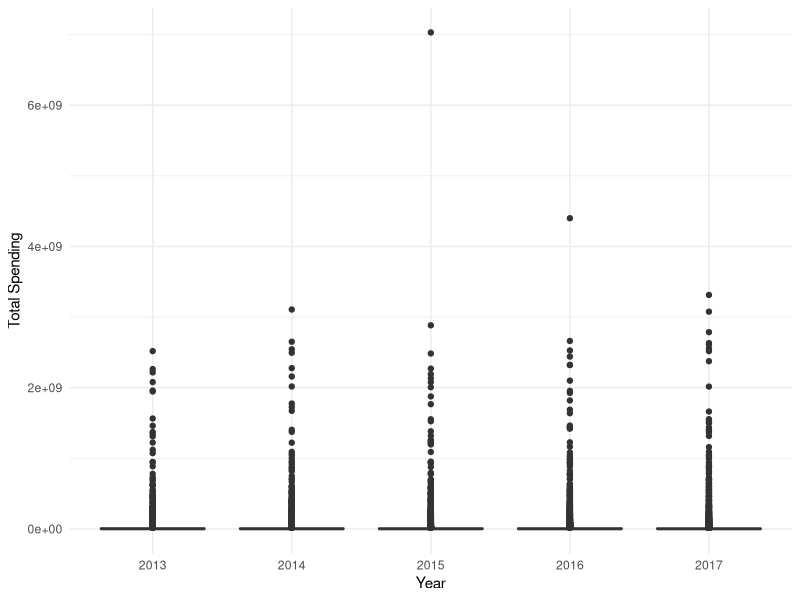
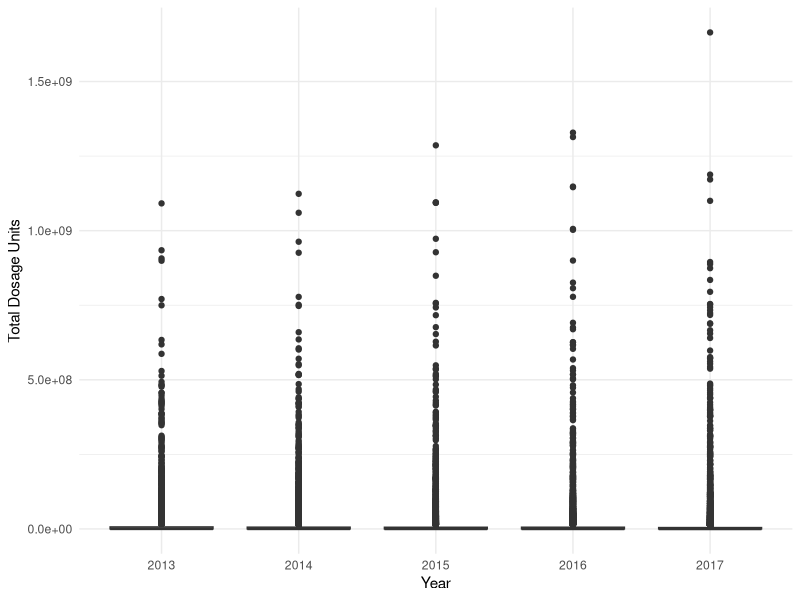
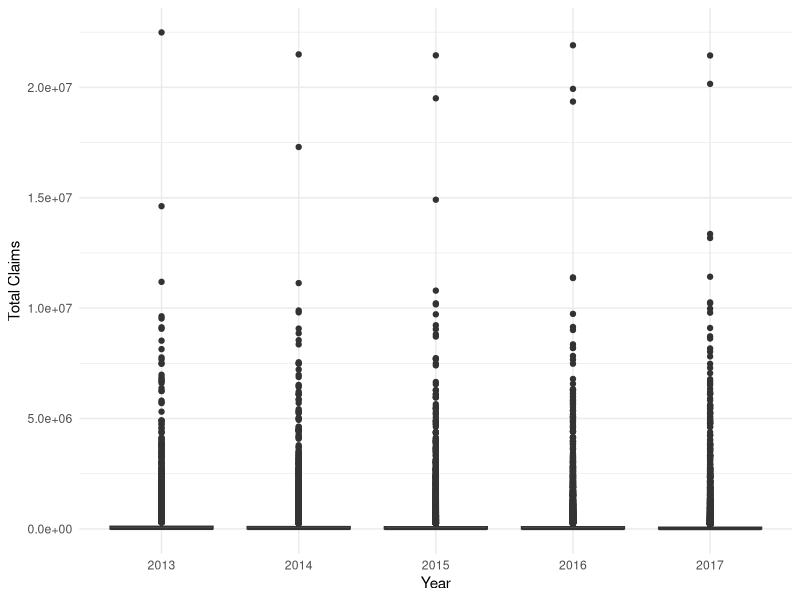
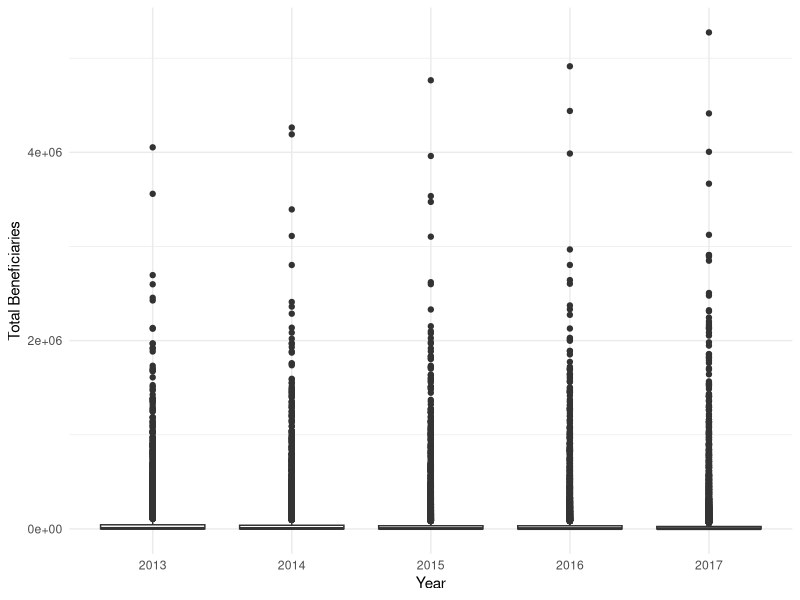
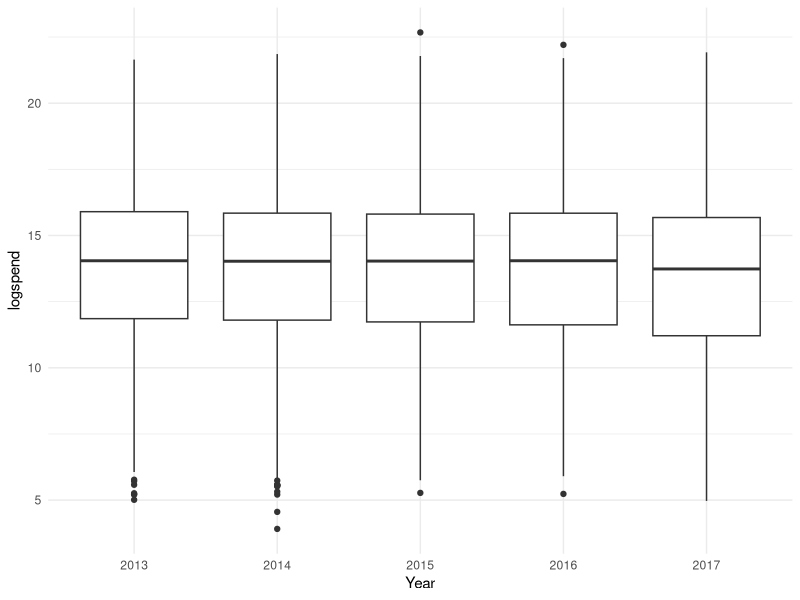
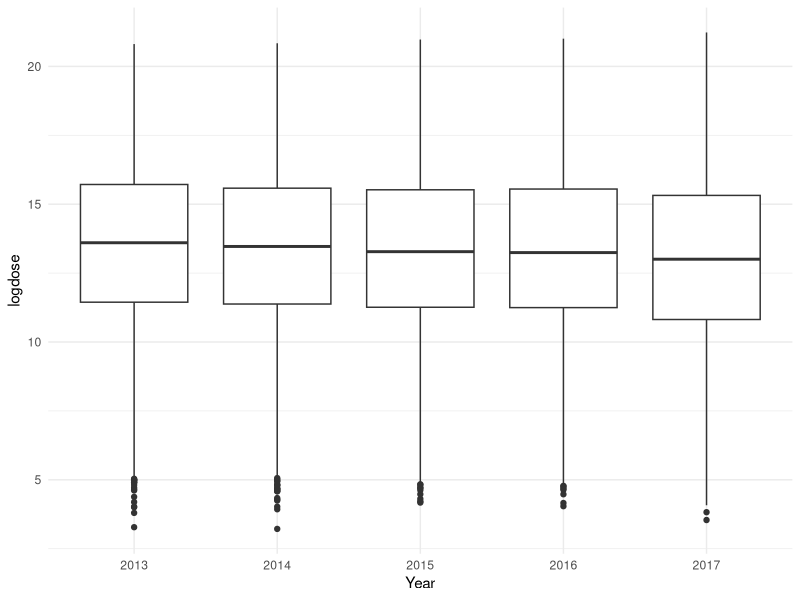
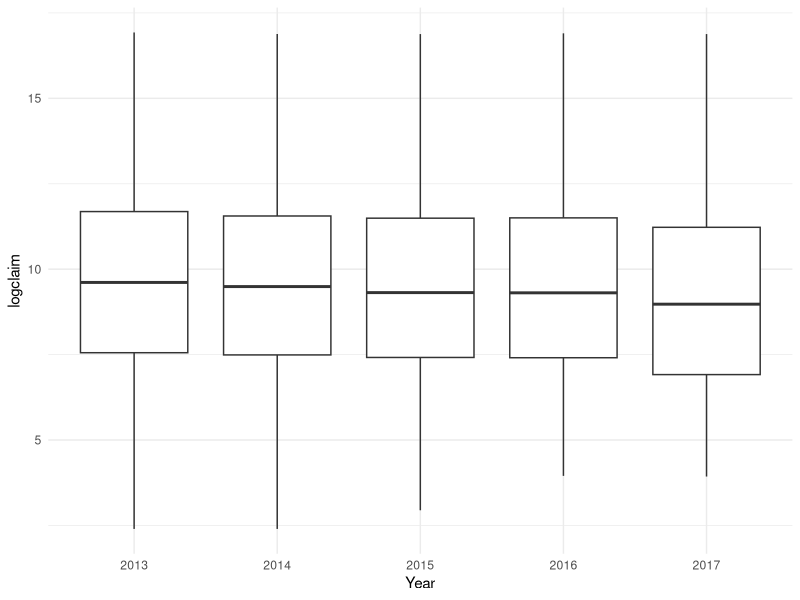
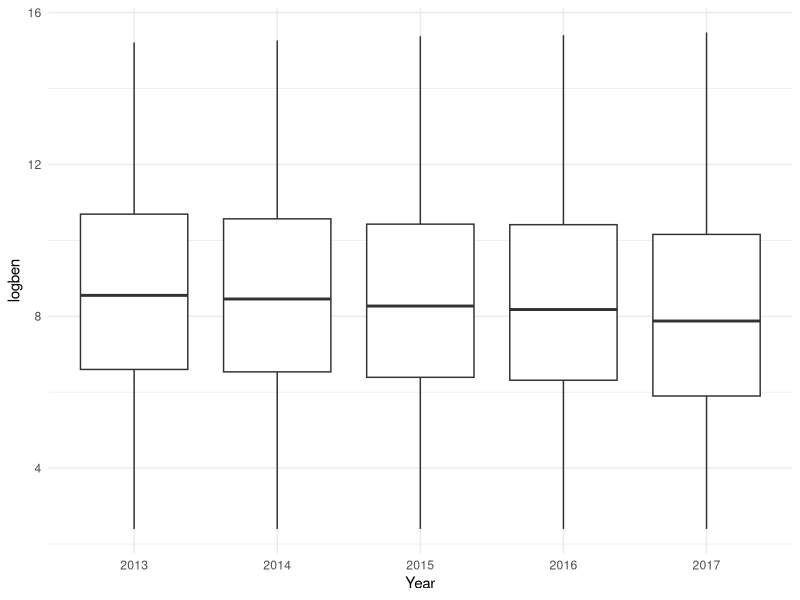

Reproduce these figures in R, in order.
## ---- chunk 1
knitr::opts_chunk$set(echo = TRUE)
## ---- chunk 2
rm(list=ls(all=T))

library(tidyverse)
library(tidyselect)
library(viridis)
library(ggthemes)
## ---- chunk 3
medicaid <- read_csv("medicaid.csv")
partb <- read_csv("medicarepartb.csv")
partd <- read_csv("medicarepartd.csv")
## ---- chunk 4
partd <- partd %>%
  mutate_at(c("Brand Name", "Generic Name", "Manufacturer", "Year"), as_factor) %>%
  na.omit(.)

colnames(partd)[6] <- "Total Claims"

partb <- partb %>%
  mutate_at(c("Medicare Billing Code (HCPCS Code)", "Brand Name", "Generic Name", "Year"), as_factor) %>%
  na.omit(.)

medicaid <- medicaid %>%
  mutate_at(c("Brand Name", "Generic Name", "Manufacturer", "Year"), as_factor) %>%
  na.omit(.)
## ---- chunk 5
summary(partd)

partd %>%
  ggplot(aes(x = Year, y = `Total Spending`)) +
  geom_boxplot() +
  theme_minimal()

partd %>%
  ggplot(aes(x = Year, y = `Total Dosage Units`)) +
  geom_boxplot() +
  theme_minimal()

partd %>%
  ggplot(aes(x = Year, y = `Total Claims`)) +
  geom_boxplot() +
  theme_minimal()

partd %>%
  ggplot(aes(x = Year, y = `Total Beneficiaries`)) +
  geom_boxplot() +
  theme_minimal()

partd %>%
  mutate(logspend = log(`Total Spending`)) %>%
  ggplot(aes(x = Year, y = logspend)) +
  geom_boxplot() +
  theme_minimal()

partd %>%
  mutate(logdose = log(`Total Dosage Units`)) %>%
  ggplot(aes(x = Year, y = logdose)) +
  geom_boxplot() +
  theme_minimal()

partd %>%
  mutate(logclaim = log(`Total Claims`)) %>%
  ggplot(aes(x = Year, y = logclaim)) +
  geom_boxplot() +
  theme_minimal()

partd %>%
  mutate(logben = log(`Total Beneficiaries`)) %>%
  ggplot(aes(x = Year, y = logben)) +
  geom_boxplot() +
  theme_minimal()

partd %>%
  mutate(logavgclaim = log(`Average Spending Per Claim`)) %>%
  ggplot(aes(x = Year, y = logavgclaim)) +
  geom_boxplot() +
  theme_minimal()
